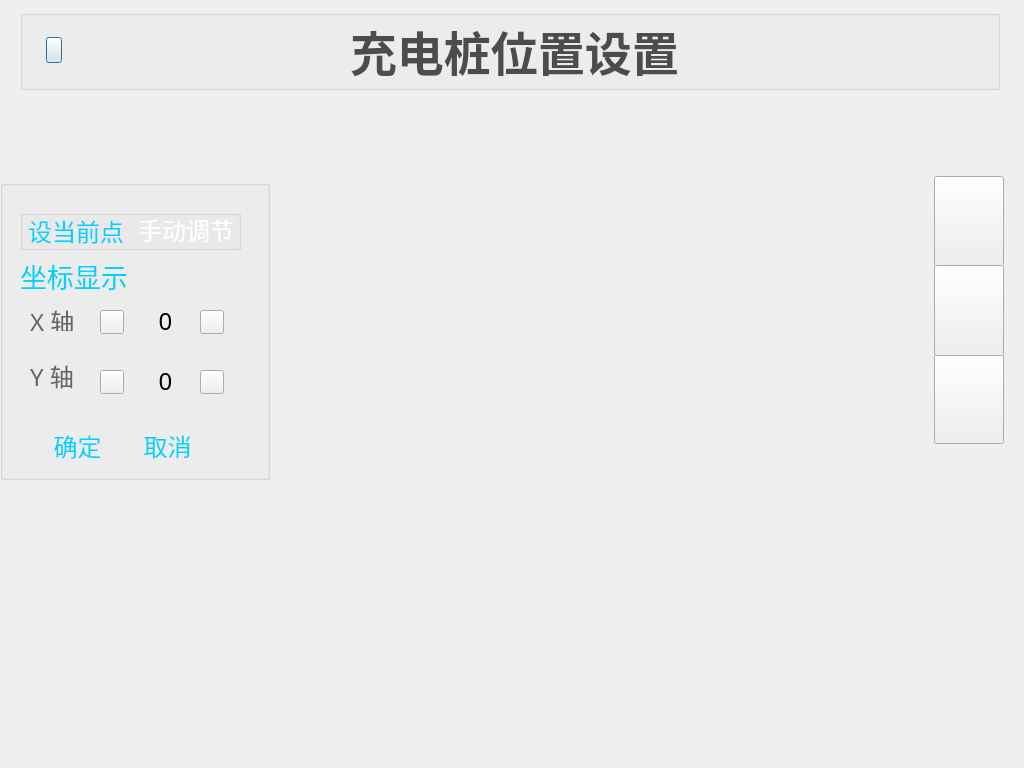
<?xml version="1.0" encoding="UTF-8"?>
<ui version="4.0">
 <class>ChargingPileSetW</class>
 <widget class="QDialog" name="ChargingPileSetW">
  <property name="windowModality">
   <enum>Qt::WindowModal</enum>
  </property>
  <property name="geometry">
   <rect>
    <x>0</x>
    <y>0</y>
    <width>1024</width>
    <height>768</height>
   </rect>
  </property>
  <property name="font">
   <font>
    <family>宋体</family>
   </font>
  </property>
  <widget class="QGroupBox" name="titleGroupBox">
   <property name="geometry">
    <rect>
     <x>20</x>
     <y>10</y>
     <width>980</width>
     <height>80</height>
    </rect>
   </property>
   <property name="font">
    <font>
     <family>宋体</family>
    </font>
   </property>
   <property name="styleSheet">
    <string notr="true">#titleGroupBox
{
border-image: url(:/new/prefix1/image/chargingpilesetimag/back_board1.png);
}</string>
   </property>
   <property name="title">
    <string/>
   </property>
   <property name="flat">
    <bool>false</bool>
   </property>
   <widget class="QPushButton" name="returnMoreButton">
    <property name="geometry">
     <rect>
      <x>26</x>
      <y>27</y>
      <width>16</width>
      <height>26</height>
     </rect>
    </property>
    <property name="font">
     <font>
      <family>宋体</family>
     </font>
    </property>
    <property name="styleSheet">
     <string notr="true">border-image: url(:/new/prefix1/image/chargingpilesetimag/return.png);</string>
    </property>
    <property name="text">
     <string/>
    </property>
   </widget>
   <widget class="QLabel" name="titleLabel">
    <property name="geometry">
     <rect>
      <x>330</x>
      <y>11</y>
      <width>331</width>
      <height>58</height>
     </rect>
    </property>
    <property name="font">
     <font>
      <family>宋体</family>
      <pointsize>35</pointsize>
      <weight>75</weight>
      <bold>true</bold>
     </font>
    </property>
    <property name="styleSheet">
     <string notr="true">color: rgb(76, 76, 76);</string>
    </property>
    <property name="frameShape">
     <enum>QFrame::NoFrame</enum>
    </property>
    <property name="frameShadow">
     <enum>QFrame::Plain</enum>
    </property>
    <property name="lineWidth">
     <number>0</number>
    </property>
    <property name="text">
     <string>充电桩位置设置</string>
    </property>
   </widget>
  </widget>
  <widget class="QGroupBox" name="setGroupBox">
   <property name="geometry">
    <rect>
     <x>0</x>
     <y>180</y>
     <width>270</width>
     <height>300</height>
    </rect>
   </property>
   <property name="font">
    <font>
     <family>宋体</family>
     <kerning>true</kerning>
    </font>
   </property>
   <property name="mouseTracking">
    <bool>true</bool>
   </property>
   <property name="styleSheet">
    <string notr="true">#setGroupBox
{
	border-image: url(:/new/prefix1/image/chargingpilesetimag/back_board.png);
}</string>
   </property>
   <property name="title">
    <string/>
   </property>
   <widget class="QGroupBox" name="chooseGroupBox">
    <property name="geometry">
     <rect>
      <x>20</x>
      <y>30</y>
      <width>221</width>
      <height>40</height>
     </rect>
    </property>
    <property name="toolTipDuration">
     <number>-4</number>
    </property>
    <property name="styleSheet">
     <string notr="true">#chooseGroupBox
{
border-image: url(:/new/prefix1/image/chargingpilesetimag/ground_board.png);
}</string>
    </property>
    <property name="title">
     <string/>
    </property>
    <widget class="QPushButton" name="setCurrPointButton">
     <property name="geometry">
      <rect>
       <x>1</x>
       <y>1</y>
       <width>110</width>
       <height>40</height>
      </rect>
     </property>
     <property name="font">
      <font>
       <family>宋体</family>
       <pointsize>18</pointsize>
      </font>
     </property>
     <property name="styleSheet">
      <string notr="true">color: rgb(0, 210, 255);
background-color:transparent;</string>
     </property>
     <property name="text">
      <string>设当前点</string>
     </property>
     <property name="flat">
      <bool>true</bool>
     </property>
    </widget>
    <widget class="QPushButton" name="manualSetButton">
     <property name="geometry">
      <rect>
       <x>111</x>
       <y>0</y>
       <width>110</width>
       <height>40</height>
      </rect>
     </property>
     <property name="font">
      <font>
       <family>宋体</family>
       <pointsize>18</pointsize>
      </font>
     </property>
     <property name="styleSheet">
      <string notr="true">border-image: url(:/new/prefix1/image/chargingpilesetimag/keyboard.png);
color: rgb(255, 255, 255);
background-color:transparent;</string>
     </property>
     <property name="text">
      <string>手动调节</string>
     </property>
     <property name="flat">
      <bool>true</bool>
     </property>
    </widget>
   </widget>
   <widget class="QLabel" name="label">
    <property name="geometry">
     <rect>
      <x>20</x>
      <y>80</y>
      <width>111</width>
      <height>31</height>
     </rect>
    </property>
    <property name="font">
     <font>
      <family>宋体</family>
      <pointsize>20</pointsize>
     </font>
    </property>
    <property name="styleSheet">
     <string notr="true">color: rgb(0, 210, 255);</string>
    </property>
    <property name="text">
     <string>坐标显示</string>
    </property>
   </widget>
   <widget class="QPushButton" name="okButton">
    <property name="geometry">
     <rect>
      <x>40</x>
      <y>250</y>
      <width>75</width>
      <height>31</height>
     </rect>
    </property>
    <property name="font">
     <font>
      <family>宋体</family>
      <pointsize>18</pointsize>
     </font>
    </property>
    <property name="styleSheet">
     <string notr="true">color: rgb(0, 210, 255);
background-color: transparent;</string>
    </property>
    <property name="text">
     <string>确定</string>
    </property>
    <property name="flat">
     <bool>true</bool>
    </property>
   </widget>
   <widget class="QPushButton" name="cancelButton">
    <property name="geometry">
     <rect>
      <x>130</x>
      <y>250</y>
      <width>75</width>
      <height>31</height>
     </rect>
    </property>
    <property name="font">
     <font>
      <family>宋体</family>
      <pointsize>18</pointsize>
     </font>
    </property>
    <property name="styleSheet">
     <string notr="true">color: rgb(0, 210, 255);
background-color:transparent;</string>
    </property>
    <property name="text">
     <string>取消</string>
    </property>
    <property name="flat">
     <bool>true</bool>
    </property>
   </widget>
   <widget class="QLabel" name="xAxisLabel">
    <property name="geometry">
     <rect>
      <x>30</x>
      <y>130</y>
      <width>51</width>
      <height>21</height>
     </rect>
    </property>
    <property name="font">
     <font>
      <family>宋体</family>
      <pointsize>18</pointsize>
     </font>
    </property>
    <property name="styleSheet">
     <string notr="true">color: rgb(102, 102, 102);</string>
    </property>
    <property name="text">
     <string>X 轴</string>
    </property>
   </widget>
   <widget class="QLabel" name="yAxisLabel">
    <property name="geometry">
     <rect>
      <x>30</x>
      <y>180</y>
      <width>51</width>
      <height>31</height>
     </rect>
    </property>
    <property name="font">
     <font>
      <family>宋体</family>
      <pointsize>18</pointsize>
     </font>
    </property>
    <property name="styleSheet">
     <string notr="true">color: rgb(102, 102, 102);</string>
    </property>
    <property name="text">
     <string>Y 轴</string>
    </property>
   </widget>
   <widget class="QPushButton" name="addxButton">
    <property name="geometry">
     <rect>
      <x>100</x>
      <y>130</y>
      <width>24</width>
      <height>24</height>
     </rect>
    </property>
    <property name="font">
     <font>
      <family>宋体</family>
     </font>
    </property>
    <property name="styleSheet">
     <string notr="true">QPushButton{border-image: url(:/new/prefix1/image/chargingpilesetimag/addmin.png)}
QPushButton:pressed{border-image: url(:/new/prefix1/image/chargingpilesetimag/addmin1.png)}</string>
    </property>
    <property name="text">
     <string/>
    </property>
   </widget>
   <widget class="QPushButton" name="lessxButton">
    <property name="geometry">
     <rect>
      <x>200</x>
      <y>130</y>
      <width>24</width>
      <height>24</height>
     </rect>
    </property>
    <property name="font">
     <font>
      <family>宋体</family>
     </font>
    </property>
    <property name="styleSheet">
     <string notr="true">QPushButton{border-image: url(:/new/prefix1/image/chargingpilesetimag/lessmin.png)}
QPushButton:pressed{border-image: url(:/new/prefix1/image/chargingpilesetimag/lessmin1.png)}</string>
    </property>
    <property name="text">
     <string/>
    </property>
   </widget>
   <widget class="QPushButton" name="addyButton">
    <property name="geometry">
     <rect>
      <x>100</x>
      <y>190</y>
      <width>24</width>
      <height>24</height>
     </rect>
    </property>
    <property name="font">
     <font>
      <family>宋体</family>
     </font>
    </property>
    <property name="styleSheet">
     <string notr="true">QPushButton{border-image: url(:/new/prefix1/image/chargingpilesetimag/addmin.png)}
QPushButton:pressed{border-image: url(:/new/prefix1/image/chargingpilesetimag/addmin1.png)}</string>
    </property>
    <property name="text">
     <string/>
    </property>
   </widget>
   <widget class="QPushButton" name="lessyButton">
    <property name="geometry">
     <rect>
      <x>200</x>
      <y>190</y>
      <width>24</width>
      <height>24</height>
     </rect>
    </property>
    <property name="font">
     <font>
      <family>宋体</family>
     </font>
    </property>
    <property name="styleSheet">
     <string notr="true">QPushButton{border-image: url(:/new/prefix1/image/chargingpilesetimag/lessmin.png)}
QPushButton:pressed{border-image: url(:/new/prefix1/image/chargingpilesetimag/lessmin1.png)}</string>
    </property>
    <property name="text">
     <string/>
    </property>
   </widget>
   <widget class="QLabel" name="xLabel">
    <property name="geometry">
     <rect>
      <x>140</x>
      <y>130</y>
      <width>51</width>
      <height>21</height>
     </rect>
    </property>
    <property name="font">
     <font>
      <family>宋体</family>
      <pointsize>18</pointsize>
     </font>
    </property>
    <property name="text">
     <string>0</string>
    </property>
    <property name="alignment">
     <set>Qt::AlignCenter</set>
    </property>
   </widget>
   <widget class="QLabel" name="yLabel">
    <property name="geometry">
     <rect>
      <x>140</x>
      <y>190</y>
      <width>51</width>
      <height>21</height>
     </rect>
    </property>
    <property name="font">
     <font>
      <family>宋体</family>
      <pointsize>18</pointsize>
     </font>
    </property>
    <property name="text">
     <string>0</string>
    </property>
    <property name="alignment">
     <set>Qt::AlignCenter</set>
    </property>
   </widget>
  </widget>
  <widget class="QPushButton" name="resetBoardButton">
   <property name="geometry">
    <rect>
     <x>934</x>
     <y>354</y>
     <width>70</width>
     <height>90</height>
    </rect>
   </property>
   <property name="font">
    <font>
     <family>宋体</family>
    </font>
   </property>
   <property name="styleSheet">
    <string notr="true">QPushButton{border-image: url(:/new/prefix1/image/chargingpilesetimag/reset.png)}
QPushButton:hover{border-image: url(:/new/prefix1/image/chargingpilesetimag/reset.png)}
QPushButton:pressed{border-image: url(:/new/prefix1/image/chargingpilesetimag/reset1.png)}</string>
   </property>
   <property name="text">
    <string/>
   </property>
  </widget>
  <widget class="QPushButton" name="addBoardButton">
   <property name="geometry">
    <rect>
     <x>934</x>
     <y>176</y>
     <width>70</width>
     <height>91</height>
    </rect>
   </property>
   <property name="font">
    <font>
     <family>宋体</family>
    </font>
   </property>
   <property name="styleSheet">
    <string notr="true">QPushButton{border-image: url(:/new/prefix1/image/chargingpilesetimag/add.png)}
QPushButton:hover{border-image: url(:/new/prefix1/image/chargingpilesetimag/add.png)}
QPushButton:pressed{border-image: url(:/new/prefix1/image/chargingpilesetimag/add1.png)}</string>
   </property>
   <property name="text">
    <string/>
   </property>
  </widget>
  <widget class="QPushButton" name="lessBoardButton">
   <property name="geometry">
    <rect>
     <x>934</x>
     <y>265</y>
     <width>70</width>
     <height>91</height>
    </rect>
   </property>
   <property name="font">
    <font>
     <family>宋体</family>
    </font>
   </property>
   <property name="styleSheet">
    <string notr="true">QPushButton{border-image: url(:/new/prefix1/image/chargingpilesetimag/less.png)}
QPushButton:hover{border-image: url(:/new/prefix1/image/chargingpilesetimag/less.png)}
QPushButton:pressed{border-image: url(:/new/prefix1/image/chargingpilesetimag/less1.png)}</string>
   </property>
   <property name="text">
    <string/>
   </property>
  </widget>
 </widget>
 <resources/>
 <connections/>
</ui>
